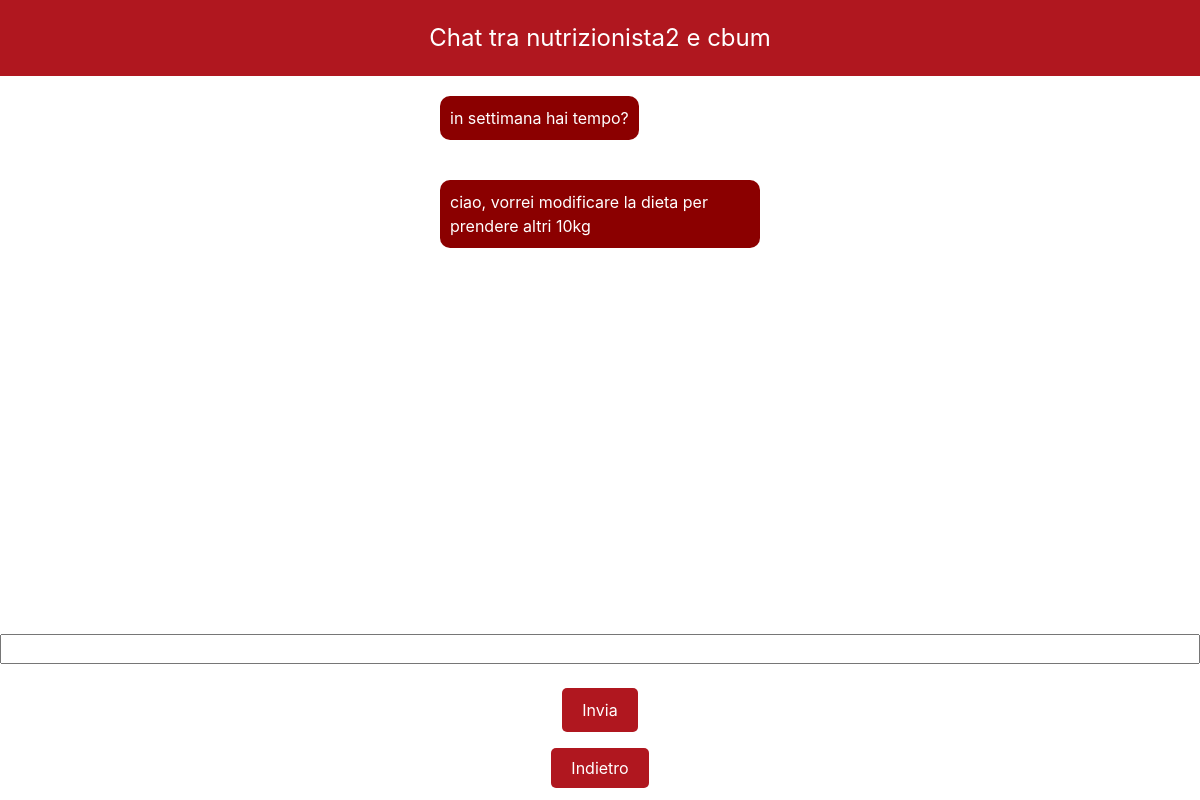
Screenshot of /chat/mostra_chat/4/2/ (signed in) with the database file from the repository.
### Chat/models.py (models this page shows)
class Chat(models.Model):
    utente_1 = models.ForeignKey('Users.MyUser', on_delete=models.CASCADE, related_name="utente_1")
    utente_2 = models.ForeignKey('Users.MyUser', on_delete=models.CASCADE, related_name="utente_2")

class Messaggio(models.Model):
    chat = models.ForeignKey(Chat, on_delete=models.CASCADE)
    testo = models.CharField(max_length=500)
    letto = models.BooleanField(default=False)
    data = models.DateTimeField(auto_now_add=True)
    mittente = models.ForeignKey('Users.MyUser', on_delete=models.CASCADE)

### Users/models.py (models this page shows)
class MyUser(AbstractUser):
    sesso = models.CharField(max_length=10, choices=SESSO)
    peso = models.FloatField(blank=True, null=True)
    altezza = models.FloatField(blank=True, null=True)
    tipo_abbonamento = models.IntegerField(default=1)
    fine_abbonamento = models.DateField(blank=True, null=True)
    immagine_profilo = models.ImageField(upload_to="fotouser/", blank=True)
    obiettivo = models.CharField(max_length=400, blank=True, null=True)

### Chat/views.py (the view, shortened to what this page needs)
# urls.py: path("mostra_chat/<int:u1_pk>/<int:u2_pk>/", chat_utenti, name="mostra_chat"),
@login_required
def chat_utenti(request, u1_pk, u2_pk):
    chat = Chat.objects.filter(utente_1=u1_pk).filter(utente_2=u2_pk).first()
    messaggi = Messaggio.objects.filter(chat=chat).order_by("-data")
    ctx = {"chat": chat, "messaggi": messaggi}
    return render(request, template_name="Chat/mostra_chat.html", context=ctx)

### Chat/templates/Chat/mostra_chat.html (shortened to what this page needs)
{% extends 'base.html' %}
{% load crispy_forms_filters %}
{% load crispy_forms_tags %}
{% block content %}
    <div class="text_red"> Chat tra {{ chat.utente_1.username }} e  {{ chat.utente_2.username }}</div>
        {% if messaggi %}
            <div style="text-align: center">
                {% for messaggio in messaggi %}
                    <div class="chat-container">
                        {% if messaggio.mittente == chat.utente_1 %}
                            <div class="messaggio-inviato"> {{ messaggio.testo }} </div>
                        {% else %}
                            <div class="messaggio-ricevuto"> {{ messaggio.testo }} </div>
                        {% endif %}
                    </div>
                    {% endfor %}
            </div>
        {% else %}
            <br>
            <div class="messaggio-per-utente"> Non ci sono ancora messaggi in questa chat</div>
        {% endif %}
    <div class="div-bassa-3">
        <form id="form_chat" action="{% url 'Chat:mostra_chat' chat.utente_1.pk chat.utente_2.pk %}" method="POST">
            <input type="text" id="messaggio" name="messaggio" class="input-larga">
            <br>
            <br>
            <button class="pulsante-rosso" type="submit">Invia</button>
            <br>
            <br>
            <a href="{% url 'home_login' %}" class="pulsante-rosso">Indietro</a>
        </form>
    </div>
{% endblock %}

### static/style/style.css (style rules this page uses)
.text_red { background-color: #B0171F; padding: 20px; color: white; font-size: 24px; text-align: center; }
.pulsante-rosso { background-color: #B0171F; color: white; padding: 10px 20px; border: none; border-radius: 5px; cursor: pointer; }
.div-bassa-3 { text-align: center; position: fixed; bottom: 0; left: 0; right: 0; width: 100%; padding: 20px 0; background-color: white; }
.messaggio-ricevuto { background-color: #8B0000; color: white; padding: 10px; border-radius: 10px; margin: 0px; text-align: left; float: left; }
.chat-container { width: 30%; margin: auto; padding: 20px; overflow: auto; display: flex; }
.input-larga { width: 100%; }

### rows the page displays
Chat: utente_1.username "nutrizionista2", utente_2.username "cbum"
Messaggio: testo "in settimana hai tempo?"
Messaggio: testo "ciao, vorrei modificare la dieta per prendere altri 10kg"
